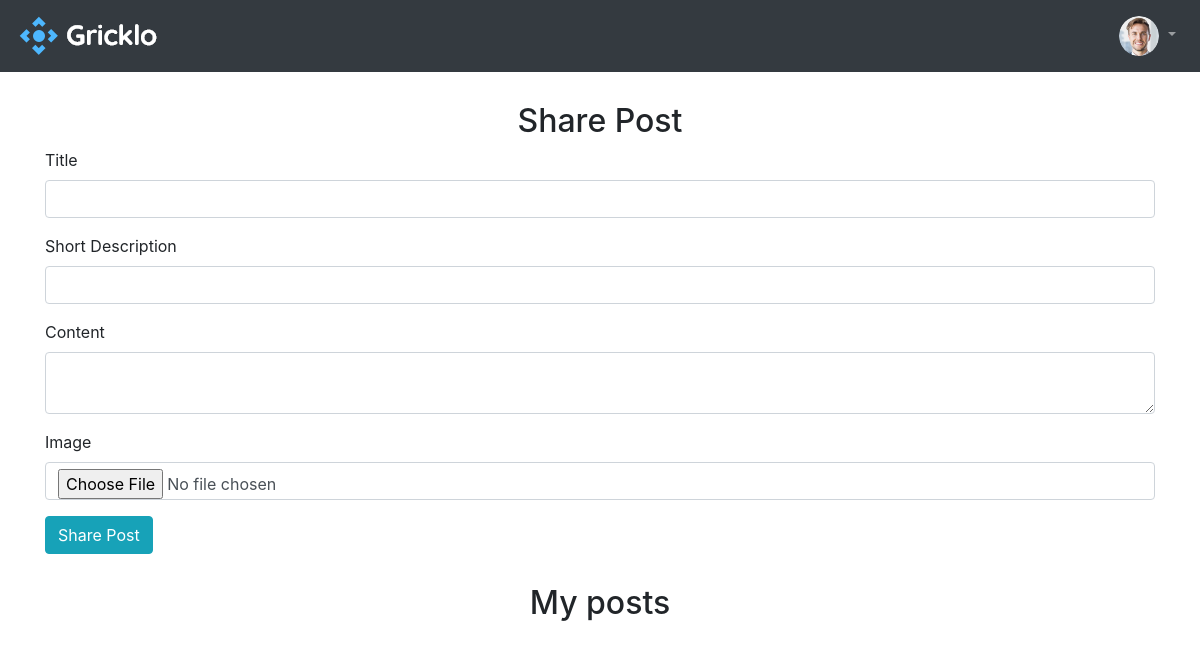
Page /account (signed in) on the earlier database version.
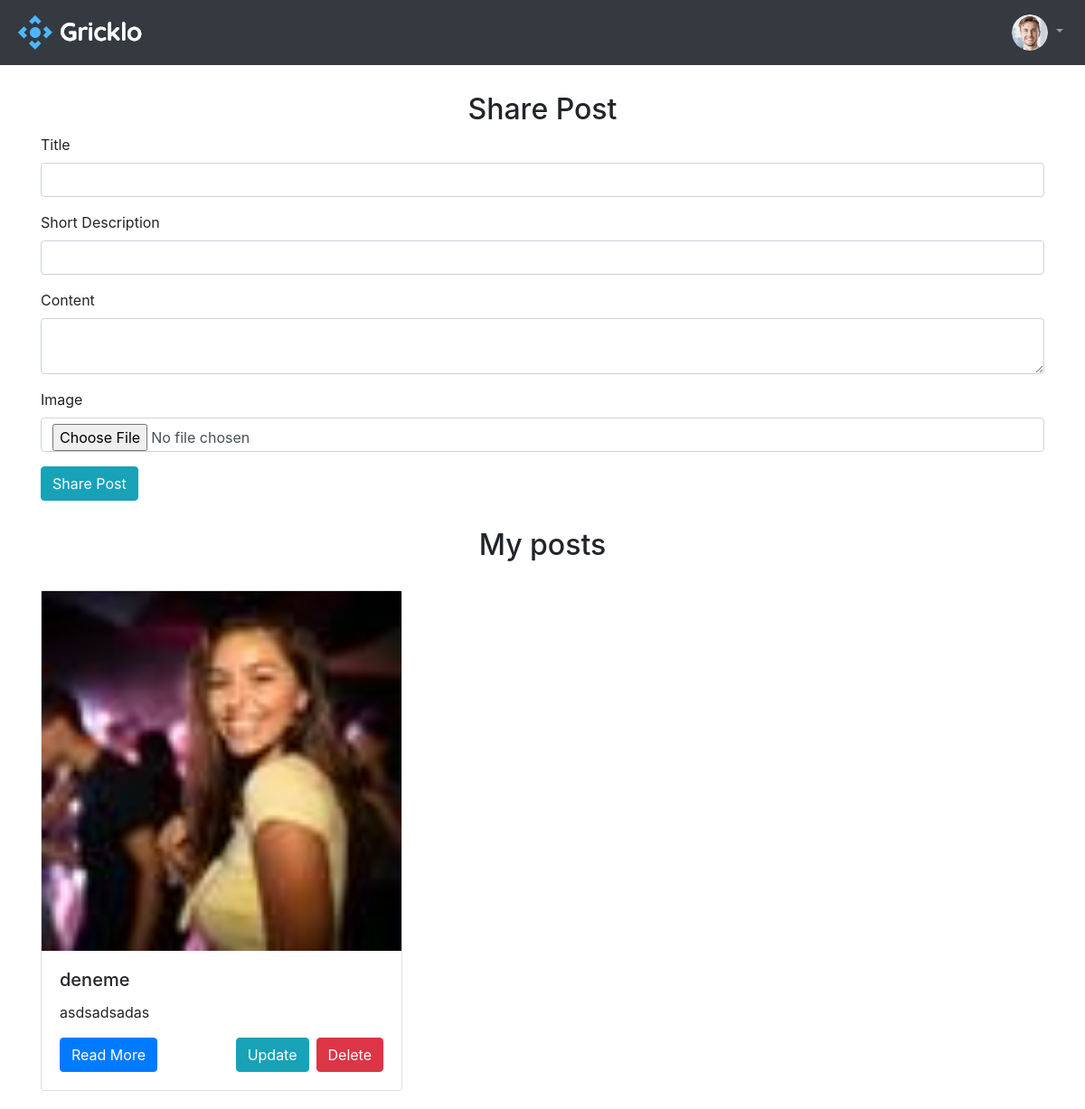
Same page on the later database version.
### gricklo/models.py (models this page shows, shortened)
class UserPost(db.Model, UserMixin):
    __tablename__ = "userpost"
    id = db.Column(db.Integer, primary_key=True)
    title = db.Column(db.String(50),nullable=False)
    short_description = db.Column(db.String(50),nullable=False)
    blog_posted = db.Column(db.DateTime, default=datetime.utcnow)
    content = db.Column(db.String(50),nullable=False)
    image = db.Column(db.String(20), default = "post.png")
    user =db.Column(db.Integer, db.ForeignKey("user.id"),nullable=False)

### gricklo/controlers.py (the view, shortened to what this page needs)
@app.route("/account", methods=["GET","POST"])
@login_required
def account():
    user_posts = UserPost.query.filter_by(user=current_user.name)
    form = UserPostForm()
    return render_template("account.html" , form=form , user_posts=user_posts)

### gricklo/forms.py
class UserPostForm(FlaskForm):
    title = StringField("Title", validators=[DataRequired()])
    short_description = StringField("Short Description",validators=[DataRequired()])
    content= TextAreaField("Content", validators=[DataRequired()])
    image = FileField("Image")
    submit = SubmitField("Share Post")

### gricklo/models.py (called while the page is built)
@login_manager.user_loader
def load_user(user_id):
    return User.query.get(user_id)

### gricklo/templates/account.html (shortened to what this page needs)
<!doctype html>
<html lang="en">
  <head>
    <link rel="stylesheet" href="https://cdn.jsdelivr.net/npm/bootstrap@4.6.0/dist/css/bootstrap.min.css">
    <link rel="stylesheet" href="https://cdnjs.cloudflare.com/ajax/libs/font-awesome/5.15.3/css/all.min.css">
    <link rel="stylesheet" href="{{url_for('static',filename='css/account.css')}}">
  </head>
  <body >
    <header>
      <nav class="navbar navbar-dark bg-dark navbar-expand-sm ">
      <a class="navbar-brand" href="{{ url_for('index') }}">
        <img src="{{ url_for('static',filename='img/logo.png') }}">
      </a>
      <div class="collapse navbar-collapse justify-content-end" id="navbar-list-4">
        <ul class="navbar-nav ">
          {% if current_user.is_authenticated %}
            <li class="nav-item dropdown">
                  <a class="nav-link dropdown-toggle" href="#" id="navbarDropdownMenuLink" role="button" data-toggle="dropdown" aria-haspopup="true" aria-expanded="false">
                      <img src="/static/uploads/{{current_user.image}}" width="40" height="40" class="rounded-circle">
                  </a>
                      {% else %}
                      <a class="dropdown-item" href="{{url_for('login')}}">Log In</a>
                      <a class="dropdown-item" href="{{url_for('signup')}}">Register</a>
                  </div>
                  {% endif %}
              </li>
        </ul>
      </div>
      </nav>
    </header>
    <main>
      <div class="container">
        <div class="row">
          <div class="col-sm">
            <h2 style="text-align: center;margin-top: 30px;">Share Post</h2>
              <form action="" method="post" enctype="multipart/form-data">
                  <div class="form-group">
                      {{form.title.label(class=" ")}}
                      {{form.title(class='form-control')}}
                  </div>
                  <div class="form-group">
                      {{form.short_description.label(class=" ")}}
                      {{form.short_description(class='form-control')}}
                  </div>
                  <div class="form-group">
                      {{form.content.label(class="")}}
                      {{form.content(class='form-control')}}
                  </div>
                  <div class="form-group">
                      {{form.image.label(class="")}}
                      {{form.image(class='form-control')}}
                  </div>
                  <div class="form-group">
                      {{form.submit(class='btn btn-info')}}
                  </div>
              </form>
              <h2 class="" style="margin: 30px;text-align: center;">My posts</h2>
              <div class="row">
                {% for user_post in user_posts %}
              <div class="col-sm">
              <div class="card" style="margin-bottom: 20px; width: 400px;">
                <img src="/static/uploads/{{user_post.image}}" class="" alt="..." width="auto">
                <div class="card-body">
                  <h5 class="card-title">{{user_post.title}}</h5>
                  <p class="card-text">{{user_post.short_description}}</p>
                  <a href="#" class="btn btn-primary">Read More</a>
                  <a href="{{url_for('post_delete', id=user_post.id)}}" class="btn btn-danger float-right " onclick="return confirm('Are you sure to delete?')" >Delete</a>
                  <a href="{{url_for('post_edit', id=user_post.id)}}"  class="btn btn-info float-right mr-2">Update</a>
                </div>
              </div>
              </div>
              {% endfor %}
              </div>
          </div>
        </div>
      </div>
    </main>
  </body>
</html>

Differences in the rows shown:
added UserPost: image (picture), title "deneme", short_description "asdsadsadas"
